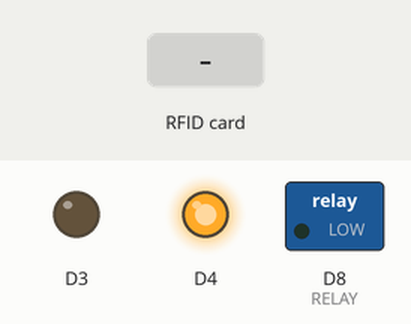
Bench run of a sketch on a simulated ESP8266 (NodeMCU). On the bench: switched loads named in the sketch (green lamp = pin HIGH), output pins drawn as LEDs (lit = HIGH). Inputs (shaded band) come from the test bench. WiFi joins after 1.5 s; servers stay silent unless stated; what the sketch prints to the serial monitor is not drawn.

Above: at 2.7 s.
2.8 s: RFID card 01 04 FC B7 66 5B held to the reader
At 4.2 s:
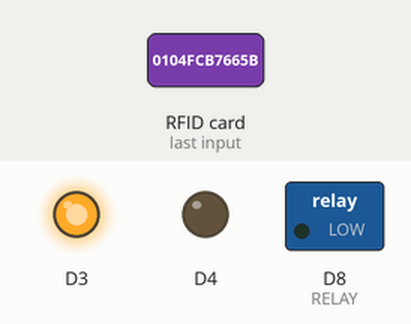
5.8 s: RFID card 5E 7A 19 C4 held to the reader
At 8.6 s:
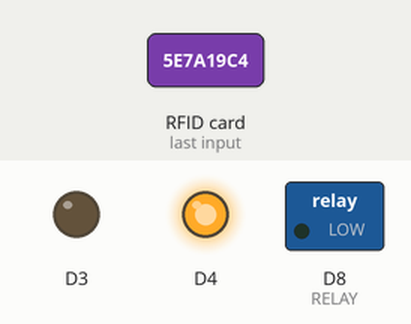
Timing chart, 0 to 10.1 s (numbered marks = the images above; inputs shaded):
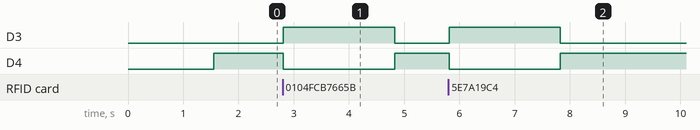

The sketch:

client-no_secure.ino
```cpp
#include <ESP8266WiFi.h>
#include <WiFiClient.h>
#include <PubSubClient.h>
#include <SPI.h>
#include <MFRC522.h>
#include <ArduinoJson.h>
#include <jled.h>

// MFRC522
#define SS_PIN 4  // D2 (node) => SS_pin (rc522)
#define RST_PIN 5 // D1 (node) => RST_pin (rc522)
// MOSI D7, MISO D6, CLK D5


// Wifi
#ifndef STASSID
#define STASSID "AndroidAP2127" // Wifi SSID
#define STAPSK "0104fcb7665b"  // Wifi password
#endif


// MQTT
#ifndef MQTT_SERV
#define MQTT_SERV ""
#define MQTT_PORT 1883
#endif

// LEDs and Relay
#define L_RED D4
#define L_GREEN D3
#define RELAY D8


////////////////////////////////////////////////////////////
// MFRC52
////////////////////////////////////////////////////////////

// Create MFRC522 instance
MFRC522 mfrc522(SS_PIN, RST_PIN);


////////////////////////////////////////////////////////////
// JSON
////////////////////////////////////////////////////////////

// Calculate the capacity neede for JSON objects (3 objects and 64 bytes for data)
//const size_t json_size = JSON_OBJECT_SIZE(3) + 64;


////////////////////////////////////////////////////////////
// Wifi
////////////////////////////////////////////////////////////

// Set the Wifi ssid and password
const char* ssid = STASSID;
const char* wifi_password = STAPSK;

void wifiSetup() {
  // Initiate Wifi connexion
  WiFi.mode(WIFI_STA);
  WiFi.begin(ssid, wifi_password);
  // Wait for wifi connexion established
  while(WiFi.status() != WL_CONNECTED) {
    Serial.print("."); // DEBUG
    delay(500);
  }
  Serial.println("\nWifi : Connected!\n"); // DEBUG
}


////////////////////////////////////////////////////////////
// MQTT
////////////////////////////////////////////////////////////
/*
// Set the mqtt server
const char* mqtt_server = MQTT_SERV;
const int mqtt_port = MQTT_PORT;

// Define the wifi client and mqtt Objects
WiFiClient espClient;
PubSubClient client(espClient);

// Request number increments for every new request send
long client_request = 0;

//--------------------------------------------------------//
// Callback
//--------------------------------------------------------//
// This function handle incomming message
void mqttCallback(const char* topic, byte* payload_byte, unsigned int length) {
  Serial.print("MQTT in : "); // DEBUG
  Serial.print(topic); // DEBUG
  Serial.print(" => "); // DEBUG
  for (int i = 0; i < length; i++) {
    Serial.print((char)payload_byte[i]); // DEBUG
  }
  Serial.println(); // DEBUG

  if (strcmp(topic, "")) {
    String payload_str = "";
    // Create a JSON object
    DynamicJsonDocument to_recieve(json_size);
    // Convert the byte* message into String
    for (int i = 0; i < length; i++) {
      payload_str.concat((char)payload_byte[i]);
    }
    // parse JSON string
    deserializeJson(to_recieve, payload_str);
  }
}

void mqttSetup() {
  // Create the connexion to the mqtt server
  client.setServer(mqtt_server, mqtt_port);
  // set the callback function for subscribed topics
  client.setCallback(mqttCallback);
}
*/

////////////////////////////////////////////////////////////
// LEDs and Relay
////////////////////////////////////////////////////////////

// LEDs Effects
// Close
JLed l_close_arr[] = {
  JLed(L_RED).On(),
  JLed(L_GREEN).Off()
};
JLedSequence l_close(JLedSequence::eMode::PARALLEL, l_close_arr);
// Open 2s
JLed l_open_arr[] = {
  JLed(L_RED).Blink(2000, 1).Repeat(1).LowActive(),
  JLed(L_GREEN).Blink(2000, 1).Repeat(1)
};
JLedSequence l_open(JLedSequence::eMode::PARALLEL, l_open_arr);
// Refuse 5s
auto l_refuse = JLed(L_RED).Blink(500, 500).Repeat(5).LowActive();
// New card 10s
JLed l_newcard_arr[] = {
  JLed(L_RED).Blink(500, 500).Repeat(10).LowActive(),
  JLed(L_GREEN).Blink(500, 500).Repeat(10)
};
JLedSequence l_newcard(JLedSequence::eMode::PARALLEL, l_newcard_arr);
// Card added 1.2s
JLed l_cardadded_arr[] = {
  JLed(L_RED).Blink(200, 200).Repeat(3),
  JLed(L_GREEN).Blink(200, 200).Repeat(3),
  JLed(L_RED).On().DelayBefore(1200)
};
JLedSequence l_cardadded(JLedSequence::eMode::PARALLEL, l_cardadded_arr);


////////////////////////////////////////////////////////////
// Setup
////////////////////////////////////////////////////////////

void setup() {

  // avoid the leds sequences initiated to run at startup.
  l_close.Stop();
  l_open.Stop();
  l_refuse.Stop();
  l_newcard.Stop();
  l_cardadded.Stop();

  Serial.begin(115200); Serial.println();

  SPI.begin(); // Initiate  SPI bus
  mfrc522.PCD_Init(); // Initiate MFRC522

  wifiSetup();

  //mqttSetup();

  pinMode(RELAY, OUTPUT);

  l_close.Reset();
}


////////////////////////////////////////////////////////////
// Loop
////////////////////////////////////////////////////////////

void loop() {
  // Check if wifi is still connected
  /*if (WiFi.status() != WL_CONNECTED) {
    ESP.restart();
  }
  // allow client to process incoming messages and maintain connexion
  client.loop();
  */
  // Refresh LEDs status

  l_close.Update();
  l_open.Update();
  l_refuse.Update();
  l_newcard.Update();
  l_cardadded.Update();

  // If card is detected and readable
  // Reset the loop if no new card present on the sensor/reader. This saves the entire process when idle.
  if ( ! mfrc522.PICC_IsNewCardPresent()) {
    return;
  }

  // Select one of the cards
  if ( ! mfrc522.PICC_ReadCardSerial()) {
    return;
  }

  // Store the RFID tag UID in uid
  String uid = "";
  //byte letter;
  for (byte i = 0; i < mfrc522.uid.size; i++) {
    uid.concat(String(mfrc522.uid.uidByte[i], HEX));
  }
  mfrc522.PICC_HaltA(); // Stop reading
  Serial.print("MFRC : UID: "); // DEBUG
  Serial.println(uid); // DEBUG

  l_open.Reset();
}
```

Measured:
- after the input at 2.8 s, D3: LOW → HIGH at once, → LOW 2.0 s later; D4: HIGH → LOW at once, → HIGH 2.0 s later
- after the input at 5.8 s, D3: LOW → HIGH at once, → LOW 2.0 s later; D4: HIGH → LOW at once, → HIGH 2.0 s later
